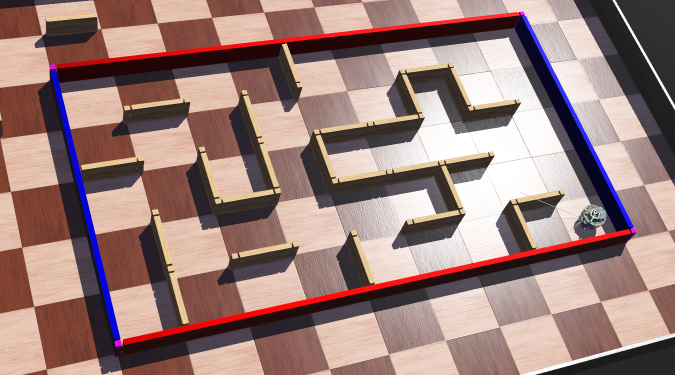
#> input picture src/Phases_WIP/PhaseA/Maze_2.png, 1350 x 750 px, given in place of Maze_1.png, which was not available (shown at 1/2 size)
$ python Main.py
#> lines starting #> are read from the running program, lines starting #| are printed output that depends on the picture; after the words box and inside, x2 and y2 are one past the last pixel; in counts of white or black regions, pixels touching at a corner belong together; pictures that were not available may be replaced by others from this repository, and a replacement may not be noted
# %%
# coding: utf-8

# In[1]:

import cv2
import numpy as np
import matplotlib.pyplot as plt
RELATIVE_PATH = '..\\src\\'

class ValueOutsideRangeError(Exception):
    """Raised when the input value is Out of Bounds"""
    pass

#%%
while True:
    try:
        mapNum = input("Select your map, by entering a number between 1 and 5: ")
        mapNum = int(mapNum)
        if(mapNum < 1 or mapNum > 5):
            raise ValueOutsideRangeError
        print("Map #", mapNum, " Selected.", )
        break
    except ValueError:
        print("Invalid Map Number, try again.")
    except ValueOutsideRangeError:
        print("Invalid Map Number, try again.")
#> this loop made 1 pass; the answer given on pass 1: 1

#%% Set the correct map, maze, and robot file names.

MAZE_FILE_NAME = RELATIVE_PATH + f'Maze_{mapNum}.png'
ROBOT_FILE_NAME = RELATIVE_PATH + f'Robot_{mapNum}.png'
MAP_FILE_NAME = RELATIVE_PATH + f'MapFound.txt'

# In[2]:

img = cv2.imread(MAZE_FILE_NAME)
#> img is the input picture: shape (750, 1350, 3); mean B, G, R 121.8, 126.2, 154.4
img_rgb = cv2.cvtColor(img,cv2.COLOR_BGR2RGB)
plt.figure(figsize = (18,10))
plt.imshow(img_rgb)
plt.show()


# In[3]:


img_hsv = cv2.cvtColor(img,cv2.COLOR_BGR2HSV)
#> img_hsv: shape (750, 1350, 3); mean H, S, V 30.8, 71, 157.4
img_gray = cv2.imread(MAZE_FILE_NAME,cv2.IMREAD_GRAYSCALE)
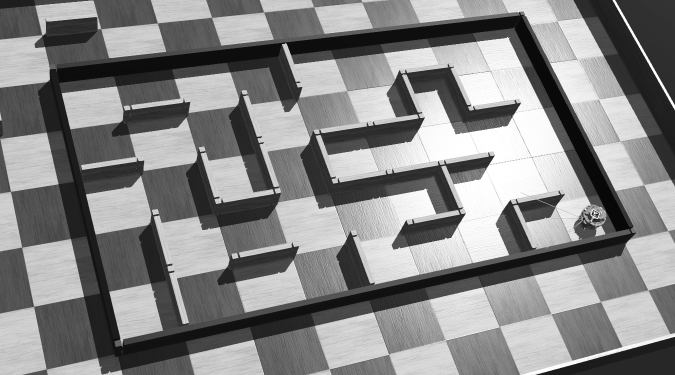
#> img_gray: shape (750, 1350) (shown at 1/2 size); min 8, max 255, mean 133.7
mask1 = (img_hsv[:,:,0] >= 140) & (img_hsv[:,:,0] <= 150) & (img_hsv[:,:,1] > 50) & (img_hsv[:,:,2] > 100)
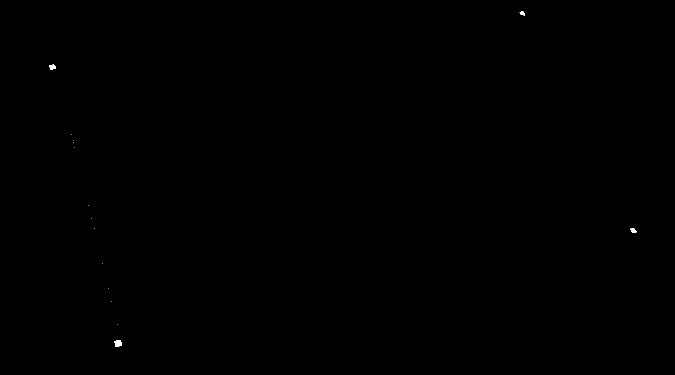
#> mask1: shape (750, 1350) bool (shown at 1/2 size); 0.04% white; 15 white regions (11 under 20 px), largest, box (x1, y1, x2, y2) and area: (229, 680, 243, 694) 158, (99, 129, 112, 139) 102, (1261, 456, 1273, 466) 84, (1039, 23, 1050, 31) 58
mask1 = np.array(mask1,dtype=np.uint8)
kernel = np.ones((3,3), np.uint8)
mask1 = cv2.erode(mask1, kernel, iterations = 1)
#> mask1: shape (750, 1350); values 0 (black) and 1 (white), 0.02% white; 4 white regions, box (x1, y1, x2, y2) and area: (230, 681, 242, 693) 106, (100, 130, 110, 138) 60, (1262, 457, 1272, 465) 43, (1041, 24, 1049, 30) 25
masked_data = cv2.bitwise_and(img_gray, img_gray, mask=mask1)


# In[4]:


corner1 = masked_data[:375,:337]
#> corner1: shape (375, 337); values 0 (black) and 100 (white), 0.05% white; 1 white region, box (x1, y1, x2, y2) and area: (100, 130, 110, 138) 60
corner2 = masked_data[:375,1013:]
corner3 = masked_data[375:,:337]
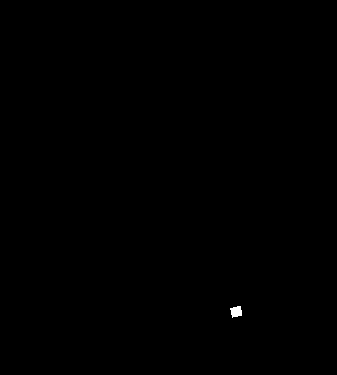
#> corner3: shape (375, 337); values 0 (black) and 100 (white), 0.08% white; 1 white region, box (x1, y1, x2, y2) and area: (230, 306, 242, 318) 106
corner4 = masked_data[375:,1013:]
ret1,thresh1 = cv2.threshold(corner1,0,255,0)
ret2,thresh2 = cv2.threshold(corner2,0,255,0)
#> thresh2: shape (375, 337); 0.02% white; 1 white region, box (x1, y1, x2, y2) and area: (28, 24, 36, 30) 25
ret3,thresh3 = cv2.threshold(corner3,0,255,0)
ret4,thresh4 = cv2.threshold(corner4,0,255,0)
#> thresh4: shape (375, 337); 0.03% white; 1 white region, box (x1, y1, x2, y2) and area: (249, 82, 259, 90) 43
M1 = cv2.moments(thresh1)
#> M1 = moments, m00 15300, centre m10/m00, m01/m00 = (104.5, 133.7)
M2 = cv2.moments(thresh2)
#> M2 = moments, m00 6375, centre m10/m00, m01/m00 = (31.32, 26.36)
M3 = cv2.moments(thresh3)
#> M3 = moments, m00 27030, centre m10/m00, m01/m00 = (235.8, 311.2)
M4 = cv2.moments(thresh4)
#> M4 = moments, m00 10965, centre m10/m00, m01/m00 = (253.3, 85.84)
cX1 = int(M1["m10"] / M1["m00"])
#> cX1 = 104
cY1 = int(M1["m01"] / M1["m00"])
#> cY1 = 133
cX2 = int(M2["m10"] / M2["m00"])
#> cX2 = 31
cY2 = int(M2["m01"] / M2["m00"])
#> cY2 = 26
cX3 = int(M3["m10"] / M3["m00"])
#> cX3 = 235
cY3 = int(M3["m01"] / M3["m00"])
#> cY3 = 311
cX4 = int(M4["m10"] / M4["m00"])
#> cX4 = 253
cY4 = int(M4["m01"] / M4["m00"])
#> cY4 = 85


# In[5]:


plt.figure(figsize = (18,10))
plt.imshow(corner4)
plt.show()


# In[6]:


img_rgb = cv2.rectangle(img_rgb,(cX1-20,cY1-20),(cX1+20,cY1+20),(0,255,255),3)
img_rgb = cv2.rectangle(img_rgb,(cX2-20+1013,cY2-20),(cX2+20+1013,cY2+20),(0,255,255),3)
img_rgb = cv2.rectangle(img_rgb,(cX3-20,cY3-20+375),(cX3+20,cY3+20+375),(0,255,255),3)
img_rgb = cv2.rectangle(img_rgb,(cX4-20+1013,cY4-20+375),(cX4+20+1013,cY4+20+375),(0,255,255),3)
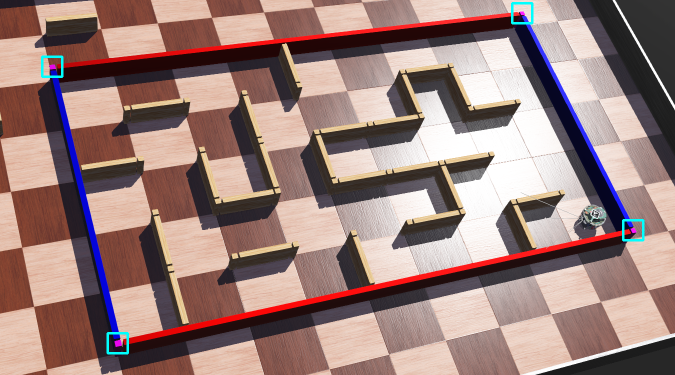
#> img_rgb: shape (750, 1350, 3) (shown at 1/2 size); mean R, G, B 154, 126.7, 122.3
plt.figure(figsize = (18,10))
plt.imshow(img_rgb)
plt.show()


# In[7]:


img_rgb1 = cv2.cvtColor(img,cv2.COLOR_BGR2RGB)
pts1 = np.float32([[cX1,cY1],[cX2+1013,cY2],[cX3,cY3+375],[cX4+1013,cY4+375]])
#> pts1 = [[104, 133], [1044, 26], [235, 686], [1266, 460]]
pts2 = np.float32([[0,0],[900,0],[0,500],[900,500]])
H = cv2.getPerspectiveTransform(pts1,pts2)
#> H = [[0.794, -0.188, -57.58], [0.119, 1.04, -150.9], [-0.00015, 0.000319, 1]]
dst = cv2.warpPerspective(img_rgb1, H, (900,500))
plt.figure(figsize = (18,10))
plt.imshow(dst)
plt.show()


# In[8]:


img_hsv2 = cv2.cvtColor(dst,cv2.COLOR_RGB2HSV)
#> img_hsv2: shape (500, 900, 3); mean H, S, V 35.8, 69.2, 156.7
mask2 = (img_hsv2[:,:,0] >= 15) & (img_hsv2[:,:,0] <= 20) & (img_hsv2[:,:,1] > 60)
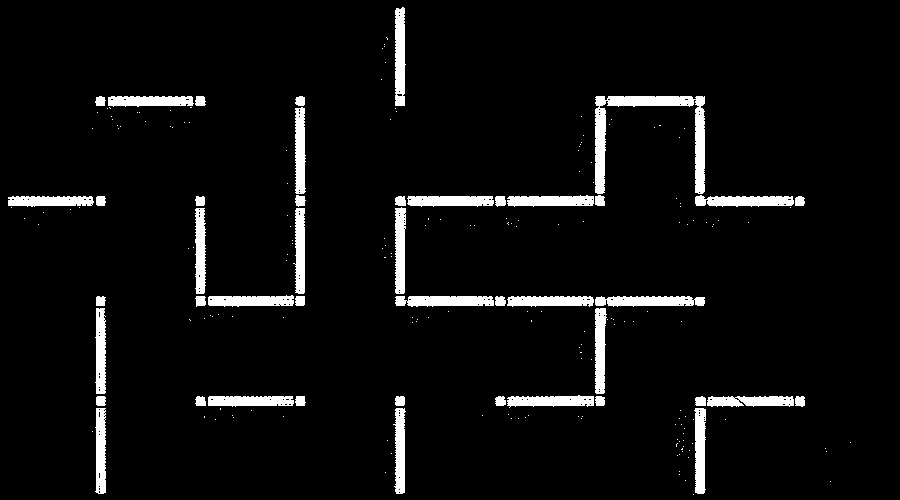
#> mask2: shape (500, 900) bool; 5.2% white; 212 white regions (167 under 20 px), largest, box (x1, y1, x2, y2) and area: (595, 96, 705, 194) 2741, (595, 296, 705, 307) 984, (395, 7, 406, 106) 942
mask2 = (mask2 == False)
mask2 = np.array(mask2,dtype=np.uint8)
masked_data2 = cv2.bitwise_and(dst, dst, mask=mask2)
for i in range(5):
    for j in range(9):
        if(masked_data2[i*100+50,j*100,0] == 0):
            dst = cv2.rectangle(dst,(j*100-1,i*100),(j*100+1,i*100+100),(0,255,255),3)
        if(masked_data2[i*100,j*100+50,0] == 0):
            dst = cv2.rectangle(dst,(j*100,i*100-1),(j*100+100,i*100+1),(0,255,255),3)
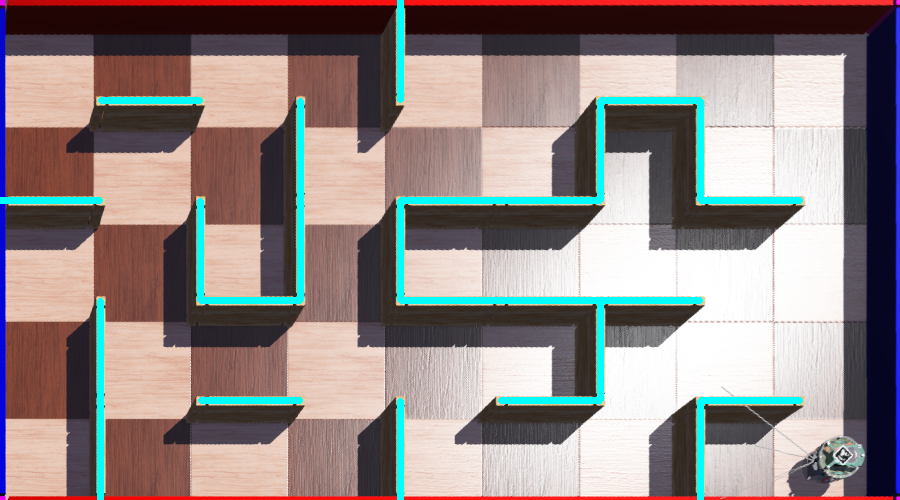
#> dst: shape (500, 900, 3); mean R, G, B 144.4, 132.9, 131.7
plt.figure(figsize = (18,10))
plt.imshow(dst)
plt.show()


# In[9]:


hsv_mask = cv2.cvtColor(masked_data2,cv2.COLOR_RGB2HSV)
#> hsv_mask: shape (500, 900, 3); mean H, S, V 34.9, 64.7, 145.4
center_h = 0
center_v = 0
counter = 0
botLoc = -1
for i in range(10,90):
    for j in range(10,90):
        if(hsv_mask[i,j,0] >= 34) and (hsv_mask[i,j,0] <= 87):
            center_h += j
            center_v += i
            counter += 1
            botLoc = 0
if(botLoc == -1):
    for i in range (10,90):
        for j in range(810,890):
            if(hsv_mask[i,j,0] >= 34) and (hsv_mask[i,j,0] <= 87):
                center_h += j
                center_v += i
                counter += 1
                botLoc = 1
if(botLoc == -1):
    for i in range (410,490):
        for j in range(10,90):
            if(hsv_mask[i,j,0] >= 34) and (hsv_mask[i,j,0] <= 87):
                center_h += j
                center_v += i
                counter += 1
                botLoc = 2
if(botLoc == -1):
    for i in range (410,490):
        for j in range(810,890):
            if(hsv_mask[i,j,0] >= 34) and (hsv_mask[i,j,0] <= 87):
                center_h += j
                center_v += i
                counter += 1
                botLoc = 3
# print(botLoc)
center_h = int(center_h / counter)
center_v = int(center_v / counter)
# print(center_h,center_v)
dst = cv2.circle(dst,(center_h,center_v),20,(255,0,255),2)
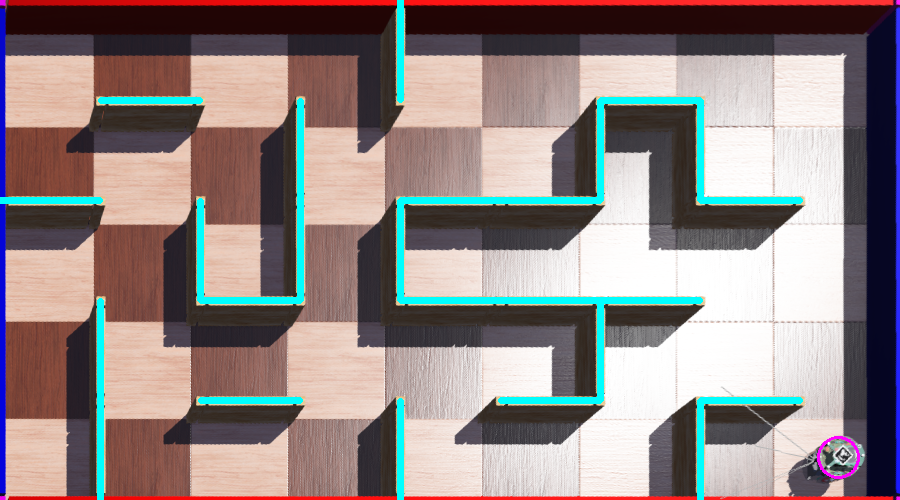
#> dst: shape (500, 900, 3); 0.09% of pixels changed, all inside (x1, y1, x2, y2) = (817, 436, 860, 479)
plt.figure(figsize = (18,10))
plt.imshow(dst)
plt.show()


# In[10]:


img2 = cv2.imread(ROBOT_FILE_NAME)
img_rgb2 = cv2.cvtColor(img2,cv2.COLOR_BGR2RGB)
dictionary = cv2.aruco.Dictionary_get(cv2.aruco.DICT_6X6_250)
parameters =  cv2.aruco.DetectorParameters_create()
markerCorners, markerIds, rejectedCandidates = cv2.aruco.detectMarkers(img_rgb2, dictionary, parameters=parameters)
#> markerCorners = (); markerIds = None; rejectedCandidates = 31 items
img_rgb2 = cv2.aruco.drawDetectedMarkers(img_rgb2, markerCorners, markerIds)
plt.figure(figsize = (10,10))
plt.imshow(img_rgb2)
plt.show()
# print(markerCorners[0][0])
#> (the run stopped early here; a loop or call above may not have finished)
